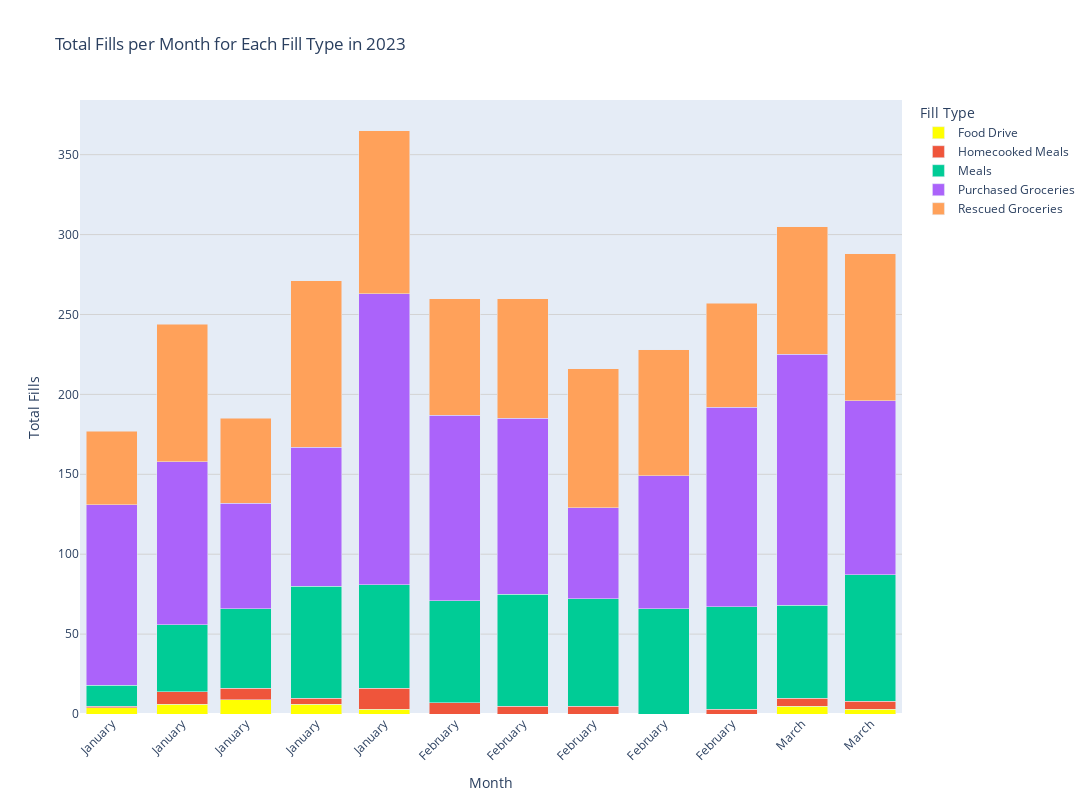

The code cell stored with this chart in its notebook:
### Code cell
# Read data from JSON file
df = pd.read_json('project_3.fridge_fills.json')

# Suppress warning message
with warnings.catch_warnings():
    warnings.filterwarnings("ignore", message="Converting to PeriodArray/Index representation will drop timezone information.")

    # Convert 'Date' column to datetime
    df['Date'] = pd.to_datetime(df['Date'].apply(lambda x: x['$date']))

    # Drop '_id' column
    df.drop('_id', axis=1, inplace=True, errors='ignore')

    # Create a copy of the DataFrame with datetime 'Date' column
    df_dates = df.copy()

    # Convert 'Date' column to Periods
    df_dates['YearMonth'] = df_dates['Date'].dt.to_period('M').astype(str)

    # Group by both 'YearMonth' and 'Fill Type' to count entries for each combination
    monthly_counts = df_dates.groupby(['YearMonth', 'Fill Type']).size().reset_index(name='Total Entries')

    # Set figure size
    fig = px.bar(monthly_counts, x='YearMonth', y='Total Entries', color='Fill Type',
                 labels={'YearMonth': 'Month', 'Total Entries': 'Total Fills'},
                 title='Total Fills per Month for Each Fill Type in 2023', barmode='stack')

    # Set color for "Food Drive" to yellow
    fig.update_traces(marker=dict(color='yellow'), selector=dict(name='Food Drive'))

    fig.update_layout(xaxis_tickangle=-45, yaxis_gridcolor='lightgrey', 
                      width=1100, height=800) 

    # Format x-axis labels
    fig.update_xaxes(tickvals=monthly_counts['YearMonth'].unique(), 
                     ticktext=pd.to_datetime(monthly_counts['YearMonth']).dt.strftime('%B'))

    # Calculate total fills per month
    monthly_counts = df_dates.groupby(df_dates['Date'].dt.to_period('M')).size().reset_index(name='Total Fills')

    # Format the month names
    monthly_counts['Month'] = monthly_counts['Date'].dt.strftime('%B %Y')

    # Sort the months based on the total fills
    monthly_counts_sorted = monthly_counts.sort_values(by='Total Fills', ascending=False)
    monthly_counts_sorted.set_index('Month', drop=True, inplace=True)
    monthly_counts_sorted.drop(columns=['Date'], inplace=True)
    display(monthly_counts_sorted)

    # Display the graph
    display(fig)

### Figure 1 — Plotly figure (JSON) as saved in the notebook; plotly's stock layout.template omitted (floating-point values rounded to 4 significant figures)
{"data": [{"alignmentgroup": "True", "hovertemplate": "Fill Type=Food Drive<br>Month=%{x}<br>Total Fills=%{y}<extra></extra>", "legendgroup": "Food Drive", "marker": {"color": "yellow", "pattern": {"shape": ""}}, "name": "Food Drive", "offsetgroup": "Food Drive", "orientation": "v", "showlegend": true, "textposition": "auto", "type": "bar", "x": ["2023-01", "2023-02", "2023-03", "2023-04", "2023-05", "2023-11", "2023-12"], "xaxis": "x", "y": [4, 6, 9, 6, 3, 5, 3], "yaxis": "y"}, {"alignmentgroup": "True", "hovertemplate": "Fill Type=Homecooked Meals<br>Month=%{x}<br>Total Fills=%{y}<extra></extra>", "legendgroup": "Homecooked Meals", "marker": {"color": "#EF553B", "pattern": {"shape": ""}}, "name": "Homecooked Meals", "offsetgroup": "Homecooked Meals", "orientation": "v", "showlegend": true, "textposition": "auto", "type": "bar", "x": ["2023-01", "2023-02", "2023-03", "2023-04", "2023-05", "2023-06", "2023-07", "2023-08", "2023-10", "2023-11", "2023-12"], "xaxis": "x", "y": [1, 8, 7, 4, 13, 7, 5, 5, 3, 5, 5], "yaxis": "y"}, {"alignmentgroup": "True", "hovertemplate": "Fill Type=Meals<br>Month=%{x}<br>Total Fills=%{y}<extra></extra>", "legendgroup": "Meals", "marker": {"color": "#00cc96", "pattern": {"shape": ""}}, "name": "Meals", "offsetgroup": "Meals", "orientation": "v", "showlegend": true, "textposition": "auto", "type": "bar", "x": ["2023-01", "2023-02", "2023-03", "2023-04", "2023-05", "2023-06", "2023-07", "2023-08", "2023-09", "2023-10", "2023-11", "2023-12"], "xaxis": "x", "y": [13, 42, 50, 70, 65, 64, 70, 67, 66, 64, 58, 79], "yaxis": "y"}, {"alignmentgroup": "True", "hovertemplate": "Fill Type=Purchased Groceries<br>Month=%{x}<br>Total Fills=%{y}<extra></extra>", "legendgroup": "Purchased Groceries", "marker": {"color": "#ab63fa", "pattern": {"shape": ""}}, "name": "Purchased Groceries", "offsetgroup": "Purchased Groceries", "orientation": "v", "showlegend": true, "textposition": "auto", "type": "bar", "x": ["2023-01", "2023-02", "2023-03", "2023-04", "2023-05", "2023-06", "2023-07", "2023-08", "2023-09", "2023-10", "2023-11", "2023-12"], "xaxis": "x", "y": [113, 102, 66, 87, 182, 116, 110, 57, 83, 125, 157, 109], "yaxis": "y"}, {"alignmentgroup": "True", "hovertemplate": "Fill Type=Rescued Groceries<br>Month=%{x}<br>Total Fills=%{y}<extra></extra>", "legendgroup": "Rescued Groceries", "marker": {"color": "#FFA15A", "pattern": {"shape": ""}}, "name": "Rescued Groceries", "offsetgroup": "Rescued Groceries", "orientation": "v", "showlegend": true, "textposition": "auto", "type": "bar", "x": ["2023-01", "2023-02", "2023-03", "2023-04", "2023-05", "2023-06", "2023-07", "2023-08", "2023-09", "2023-10", "2023-11", "2023-12"], "xaxis": "x", "y": [46, 86, 53, 104, 102, 73, 75, 87, 79, 65, 80, 92], "yaxis": "y"}], "layout": {"barmode": "stack", "height": 800, "legend": {"title": {"text": "Fill Type"}, "tracegroupgap": 0}, "title": {"text": "Total Fills per Month for Each Fill Type in 2023"}, "width": 1100, "xaxis": {"anchor": "y", "autorange": true, "domain": [0, 1], "range": ["2022-12-18", "2023-12-15"], "tickangle": -45, "ticktext": ["January", "January", "January", "January", "January", "February", "February", "February", "February", "February", "March", "March", "March", "March", "March", "April", "April", "April", "April", "April", "May", "May", "May", "May", "May", "June", "June", "June", "June", "July", "July", "July", "July", "August", "August", "August", "August", "September", "September", "September", "October", "October", "October", "October", "November", "November", "November", "November", "November", "December", "December", "December", "December", "December"], "tickvals": ["2023-01", "2023-02", "2023-03", "2023-04", "2023-05", "2023-06", "2023-07", "2023-08", "2023-09", "2023-10", "2023-11", "2023-12"], "title": {"text": "Month"}, "type": "date"}, "yaxis": {"anchor": "x", "autorange": true, "domain": [0, 1], "gridcolor": "lightgrey", "range": [0, 384.2], "title": {"text": "Total Fills"}, "type": "linear"}}}
